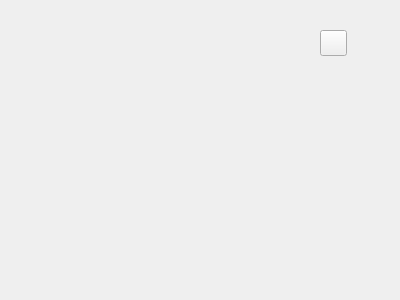
<?xml version="1.0" encoding="UTF-8"?>
<ui version="4.0">
 <class>Player</class>
 <widget class="QWidget" name="Player">
  <property name="geometry">
   <rect>
    <x>0</x>
    <y>0</y>
    <width>400</width>
    <height>300</height>
   </rect>
  </property>
  <property name="windowTitle">
   <string>Form</string>
  </property>
  <widget class="QToolButton" name="toolButton">
   <property name="geometry">
    <rect>
     <x>320</x>
     <y>30</y>
     <width>27</width>
     <height>26</height>
    </rect>
   </property>
   <property name="text">
    <string/>
   </property>
  </widget>
 </widget>
 <resources/>
 <connections/>
</ui>
